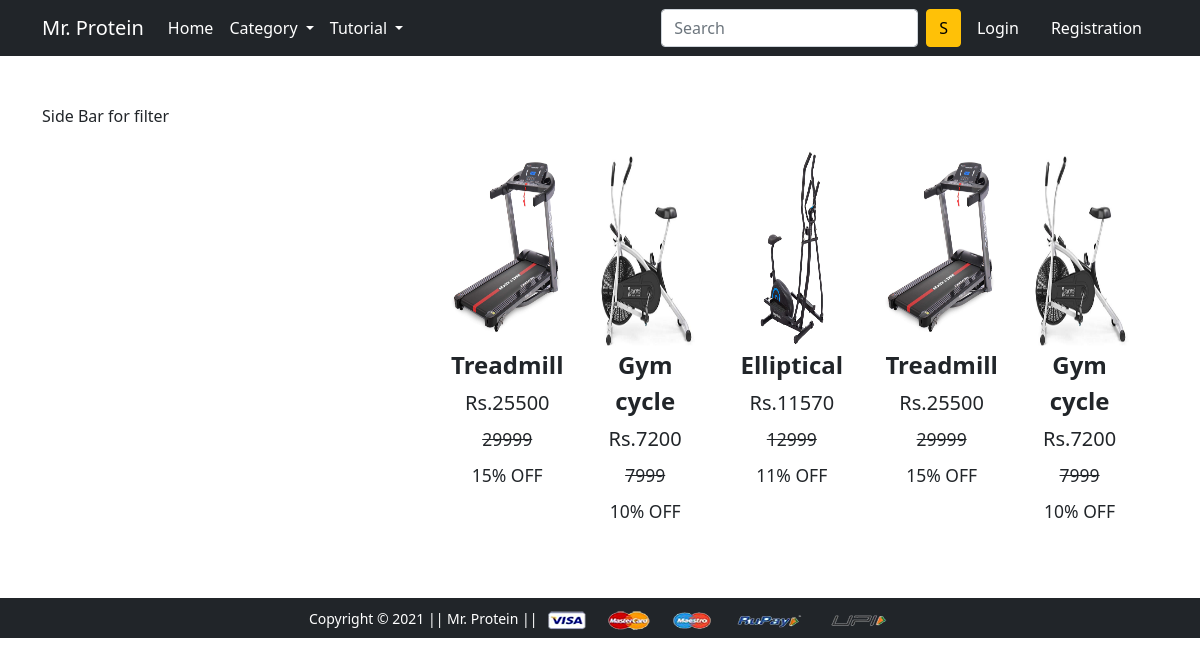
The app's page /product/3 with its own data.
### app/models.py (models this page shows, shortened)
class Product(models.Model):
    title = models.CharField(max_length=100)
    base_price = models.IntegerField()
    discount = models.IntegerField()
    description = models.TextField()
    brand = models.CharField(max_length=50)
    category = models.ForeignKey(Category, on_delete=models.CASCADE)
    product_image = models.ImageField(upload_to='productimg')
    rating = models.IntegerField()

### app/views.py (the view)
# urls.py: path('product/<int:pk>', views.product, name='product'),
def product(request, pk):
    context={}
    product = Product.objects.filter(category=pk)
    pr = Product.objects.filter(category=pk)
    for i in product:
        i.base_price = i.base_price - i.base_price*i.discount//100
    list = zip(product, pr)
    context['list'] = list
    context['category'] = category
    context['tutorial'] = tutorial
    return render(request, 'app/product.html',context)

### app/models.py (called while the page is built)
    def __str__(self):
        return str(self.tutorial)

### app/templates/app/product.html (shortened to what this page needs)
{% extends 'app/base.html' %}
{% load static %}
{% block main-content %}
<div class="container my-5">
 <div class="row">
  <div class="col-sm-3">
   Side Bar for filter
   </div>
  <div class="col-sm-8 offset-sm-1">
<div class="m-3">
 <div class="owl-carousel" id="slider1">
 {% for i,j in list %}
  <a href="{% url 'product-detail' i.id%}" class="btn">
  <div class="item"><img src="{{i.product_image.url}}" alt="" height="200px"><span class="fw-bold">{{i.title}}</span>
  <br>
  <span class="fs-5">Rs.{{i.base_price}} <small class="fw-light text-decoration-line-through">{{j.base_price}}</small></span>
  <br>
  <span class="fs-5"><small>{{i.discount}}% OFF</small></span>
  </div>
  </a>
  {% endfor %}
 </div>
</div>
  </div>
 </div>
</div>
{% endblock main-content %}

### app/static/app/css/style.css (style rules this page uses)
.owl-carousel .item { font-size: 24px; text-align: center; margin-top: 20px;; }

### records on screen
Product: product_image (picture), title "Treadmill", base_price "25500", base_price "29999", discount "15"
Product: product_image (picture), title "Gym cycle", base_price "7200", base_price "7999", discount "10"
Product: product_image (picture), title "Elliptical", base_price "11570", base_price "12999", discount "11"
